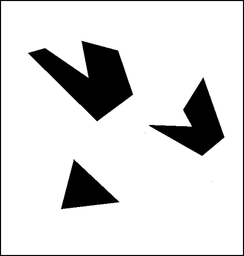
#> input picture assignment_1/Picture1.png, 244 x 256 px, shrunk from 473 x 497 before the run
$ python tm_ccorr_normed.py
#> lines starting #> are read from the running program, lines starting #| are printed output that depends on the picture
import cv2
import numpy as np
from matplotlib import pyplot as plt

full_image_path = 'Picture1.png'
template_path = 'Picture2.png'
full_image = cv2.imread(full_image_path)
#> full_image is the input picture: shape (256, 244, 3); min 0, max 255, mean 219.5
full_image = cv2.cvtColor(full_image, cv2.COLOR_BGR2RGB)
image_template = cv2.imread(template_path)
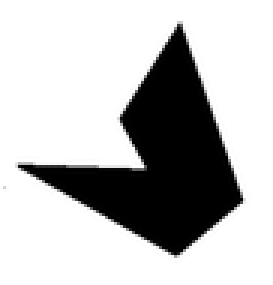
#> input picture assignment_1/Picture2.png, 91 x 95 px, shrunk from 176 x 185 before the run (shown 3 times larger)
#> image_template is the input picture: shape (95, 91, 3); min 0, max 255, mean 188.7
image_template = cv2.cvtColor(image_template, cv2.COLOR_BGR2RGB)

res = cv2.matchTemplate(full_image, image_template, cv2.TM_CCORR_NORMED)
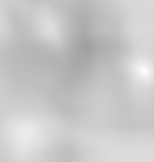
#> res: shape (162, 154) float32; min 0.631, max 0.999, mean 0.786
min_val, max_val, min_loc, max_loc = cv2.minMaxLoc(res)
#> min_val = 0.631; max_val = 0.999; min_loc = (86, 46); max_loc = (143, 70)
h, w = image_template.shape[0:2]
#> h = 95; w = 91
bottom_right = (max_loc[0] + w, max_loc[1] + h)
#> bottom_right = (234, 165)
matched_im = cv2.rectangle(full_image.copy(), max_loc, bottom_right, 255, 2)


plt.figure()
plt.subplot(2, 2, 1)
plt.imshow(full_image, plt.cm.gray)
plt.subplot(2, 2, 2)
plt.imshow(image_template, plt.cm.gray)
plt.subplot(2, 2, 3)
plt.imshow(res, plt.cm.gray)
plt.subplot(2, 2, 4)
plt.imshow(matched_im, plt.cm.gray)
plt.show()
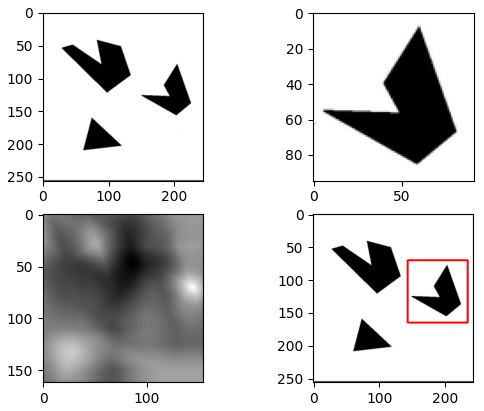
#> figure drawn by matplotlib, 4 panels


fheight, fwidth = full_image.shape[0:2]
#> fheight = 256; fwidth = 244
theight, twidth = image_template.shape[0:2]
#> theight = 95; twidth = 91

result = []
T = image_template.astype(float)
for y in range(fheight):
    for x in range(fwidth):
        if x + twidth < fwidth + 1 and y + theight < fheight + 1:
            I = full_image[y:y + theight, x:x + twidth, :].astype(float)
            corr = (T * I).sum()

            sumsqT = (T ** 2).sum()
            sumsqI = (I ** 2).sum()
            denominator = np.sqrt(sumsqT * sumsqI)
            correlation = corr / denominator
            correlation = np.nan_to_num(correlation)
            if len(result) - 1 < y:
                result.append([])
            result[y].append(correlation)
#> after the loop, result = 162 items
result = np.array(result)

min_val2, max_val2, min_loc2, max_loc2 = cv2.minMaxLoc(result)
#> min_val2 = 0.631; max_val2 = 0.999; min_loc2 = (86, 46); max_loc2 = (143, 70)
h2, w2 = image_template.shape[0:2]
#> h2 = 95; w2 = 91

bottom_right2 = (max_loc2[0] + w2, max_loc2[1] + h2)
#> bottom_right2 = (234, 165)
matched_im2 = cv2.rectangle(full_image.copy(), max_loc2, bottom_right2, 255, 2)

plt.figure()
plt.subplot(2, 2, 1)
plt.imshow(full_image, plt.cm.gray)
plt.subplot(2, 2, 2)
plt.imshow(image_template, plt.cm.gray)
plt.subplot(2, 2, 3)
plt.imshow(result, plt.cm.gray)
plt.subplot(2, 2, 4)
plt.imshow(matched_im2, plt.cm.gray)
plt.show()
